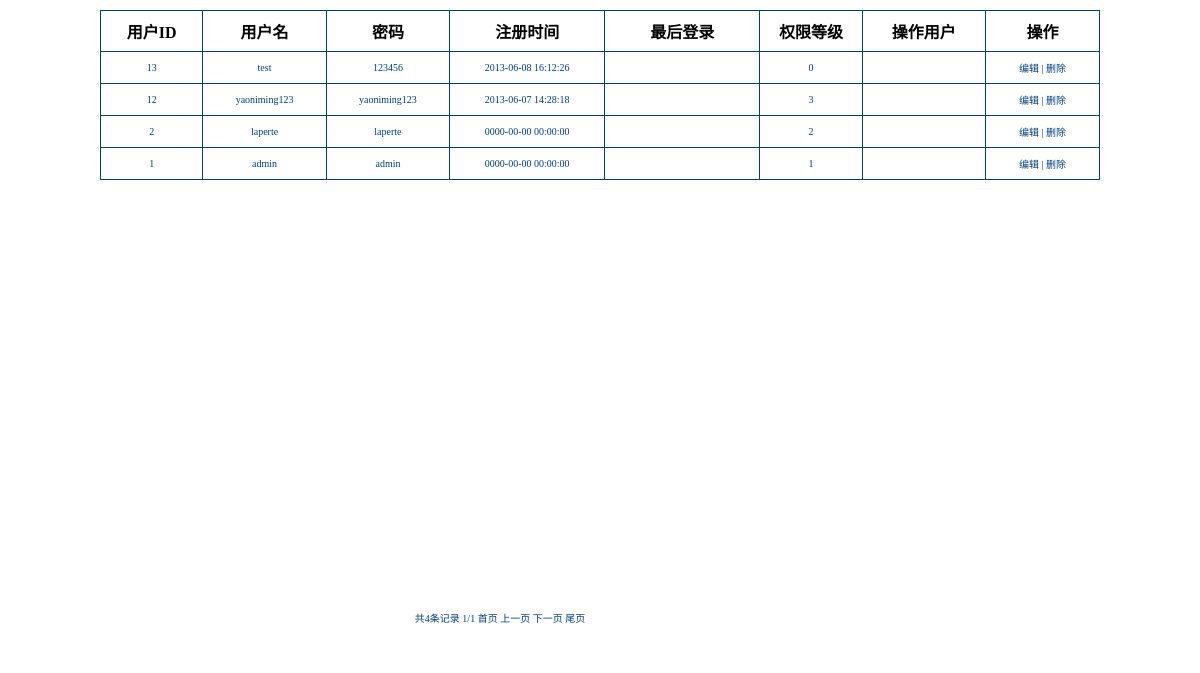
The page /Admin/userlist.php on the database as committed earlier.
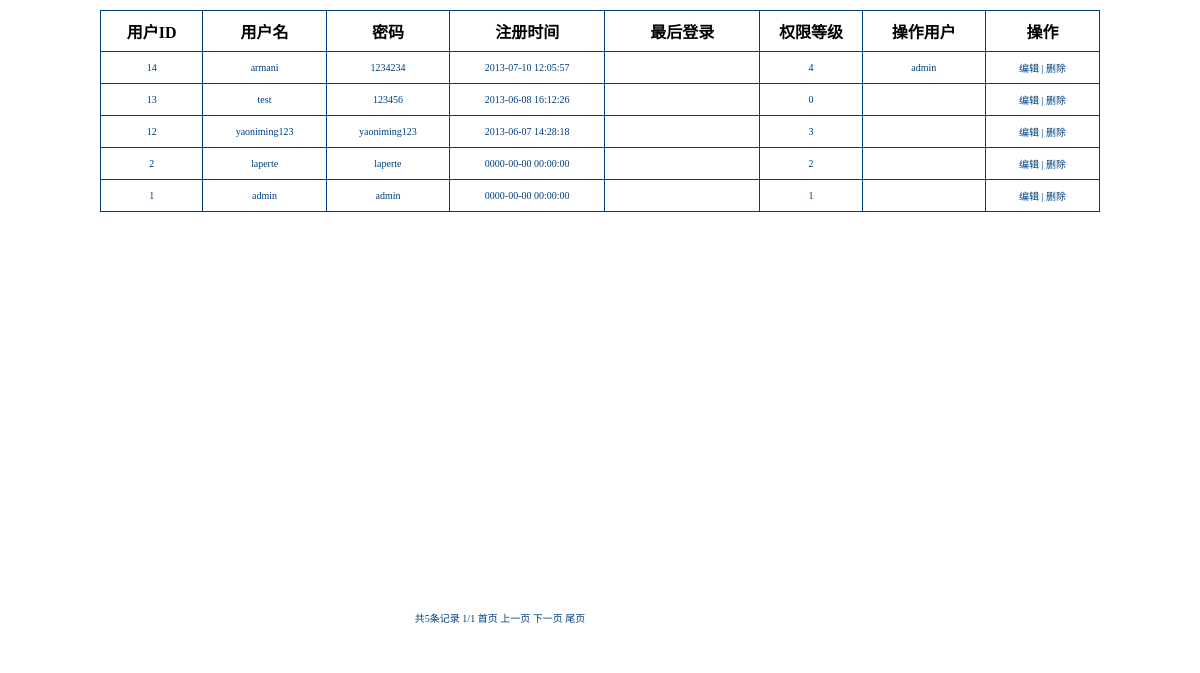
The same page on the database as committed later.
### tables this page shows
CREATE TABLE IF NOT EXISTS `mingpian_users` (
  `user_id` int(4) NOT NULL AUTO_INCREMENT,
  `username` varchar(64) NOT NULL,
  `password` varchar(128) NOT NULL,
  `regdate` datetime NOT NULL,
  `permission` int(4) NOT NULL,
  `operator` text NOT NULL,
  PRIMARY KEY (`user_id`)
);

### Admin/userlist.php (the view, shortened to what this page needs)
<!DOCTYPE html PUBLIC "-//W3C//DTD XHTML 1.0 Transitional//EN" "http://www.w3.org/TR/xhtml1/DTD/xhtml1-transitional.dtd">
<html xmlns="http://www.w3.org/1999/xhtml">
<head>
</head>
<body>
<div id="main">
    <table width="1000"  height="60" cellpadding="8" cellspacing="1" bgcolor="#003F7D">
        <tr bgcolor="#FFFFFF" align="center">
                        <th width="80">用户ID</th>
            <th width="100">用户名</th>
            <th width="100">密码</th>
            <th width="130">注册时间</th>
            <th width="130">最后登录</th>
            <th width="80">权限等级</th>
            <th width="100">操作用户</th>
            <th width="91">操作</th>
        </tr>
        <?php
                include_once 'conn.php';
                if(isset($_GET['page'])){
                        $page = intval($_GET['page']);
                } else {
                        $page=1;
                }
                $sql = "SELECT user_id FROM mingpian_users";
                $sqllist = mysql_query($sql, $conn);
                $count = mysql_num_rows($sqllist);
                $pagemax = 15;
                $limit = (($page-1)*$pagemax);
                $page = (int)((($count-1)/$pagemax)+1);
                $sqll = "SELECT * FROM mingpian_users ORDER BY user_id DESC LIMIT $limit,$pagemax";
                $sqlllist = mysql_query($sqll, $conn);
        while($list=mysql_fetch_array($sqlllist)){
            echo '<tr bgcolor="#FFFFFF">';
            echo '<td width="80" align="center">';
            echo $list['user_id'];
            echo '</td>';
            echo '<td width="100" align="center">';
            echo $list['username'];
            echo '</td>';
            echo '<td width="100" align="center">';
            echo $list['password'];
            echo '</td>';
            echo '<td width="130" align="center">';
            echo $list['regdate'];
            echo '</td>';
            echo '<td width="130" align="center">';
            echo '</td>';
            echo '<td width="80" align="center">';
            echo $list['permission'];
            echo '</td>';
            echo '<td width="100" align="center">';
            echo $list['operator'];
            echo '</td>';
            echo '<td width="90" align="center">';
            echo '<a href="">编辑</a> | <a href="">删除</a>';
            echo '</td>';
            echo '</tr>';
        }
        ?>
    </table>
    </div>
    <div class="page">
                            <?php
                            $curpage = $_GET['page'];
                            if(!isset($_GET['page'])){
                               $curpage = 1;
                            }
                            echo '共'.$count.'条记录 ';
                            echo $curpage.'/'.$page.' ';
                            echo '<a href="?page=1">首页  </a>';
                            if($curpage <= 0){
                                echo '<a href="">上一页  </a>';
                            }else{
                                echo '<a href="?page='.($curpage-1).'">上一页  </a>';
                            }
                            echo '<a href="?page='.($curpage+1).'">下一页  </a>';
                            echo '<a href="?page='.$curpage = $page.'">尾页 </a>';
                            ?>
    </div>
</body>
</html>

### Admin/userlist.php (style rules this page uses)
body { margin:0; padding:0; text-align:center; }
a, a:visited, a:hover, a:active { text-decoration: none; color: inherit; }
#main { width:1000px; height: 600px; margin-top:10px; margin-left:auto; margin-right:auto; }
#main table tr td { font-size:10px; color: #003F7D; }
.page { float: left; font-size:10px; color: #003F7D; margin:0; padding:0; background-color:#FFFFFF; width:1000px; text-align:center; padding-bottom: 20px; }

Rows that differ between the two databases and show on the page:
added mingpian_users: user_id "14", username "armani", password "1234234", regdate "2013-07-10 12:05:57", permission "4", operator "admin"
Other text that changed with them:
$count: "4" → "5"
